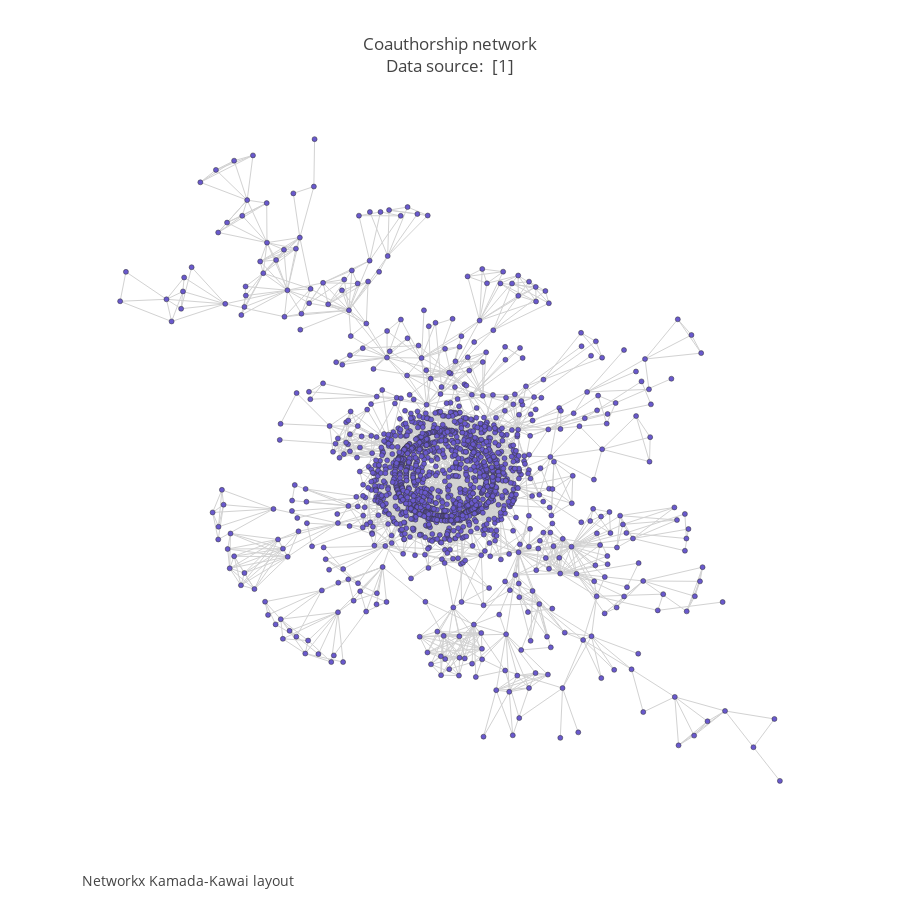

Notebook code cell kept with this figure:
### Code cell
fig3 = go.Figure(data=[trace5, trace6], layout=layout)
fig3['layout'].update(width=900, height=900)
fig3['layout']['annotations'][0]['text']= annot3
fig3.show()

### Figure 1 — Plotly figure (JSON) as saved in the notebook; plotly's stock layout.template omitted (floating-point values rounded to 4 significant figures; data arrays with more than 128 entries replaced by an {"elided": "..."} marker saying what was removed)
{"data": [{"hoverinfo": "none", "line": {"color": "rgb(210,210,210)", "width": 1}, "mode": "lines", "type": "scatter", "x": {"elided": "8226 float values"}, "y": {"elided": "8226 float values"}}, {"hoverinfo": "text", "marker": {"color": "#6959CD", "line": {"color": "rgb(50,50,50)", "width": 0.5}, "size": 5}, "mode": "markers", "text": {"elided": "1589 str values"}, "type": "scatter", "x": {"elided": "1589 float values"}, "y": {"elided": "1589 float values"}}], "layout": {"annotations": [{"font": {"size": 14}, "showarrow": false, "text": "Networkx Kamada-Kawai layout", "x": 0, "xanchor": "left", "xref": "paper", "y": -0.1, "yanchor": "bottom", "yref": "paper"}], "autosize": false, "font": {"size": 12}, "height": 900, "hovermode": "closest", "showlegend": false, "title": {"text": "Coauthorship network<br>Data source: <a href='https://networkdata.ics.uci.edu/data.php?id=11'> [1]</a>"}, "width": 900, "xaxis": {"visible": false}, "yaxis": {"visible": false}}}
